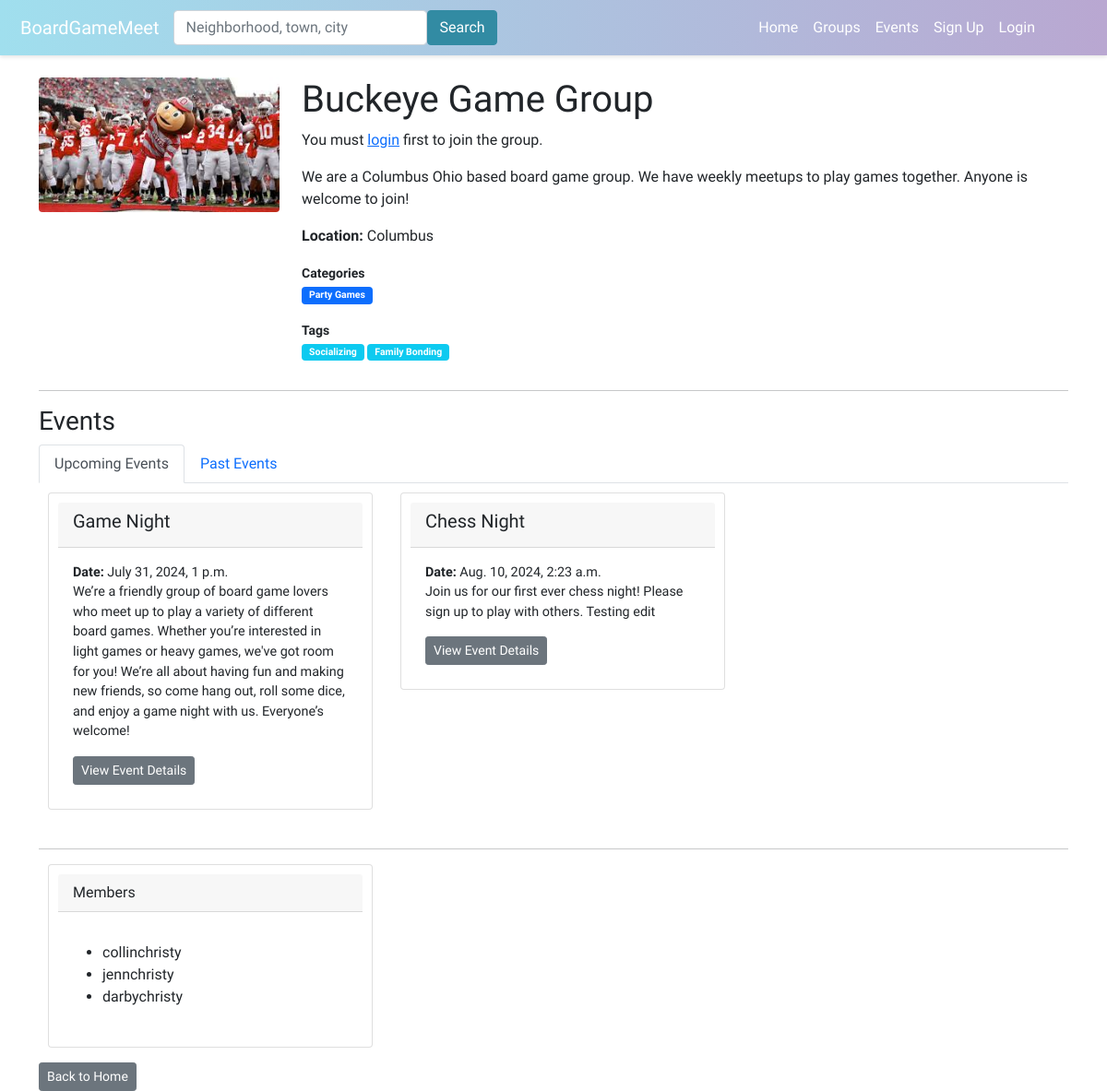
The app's page /group/buckeye-game-group-2/ with its own data.
### boardgame/models.py (models this page shows, shortened)
class Group(models.Model):
    name = models.CharField(max_length=100)
    description = models.TextField()
    members = models.ManyToManyField(User, through='GroupMembers')
    slug = models.SlugField(unique=True)
    group_image = models.ImageField(upload_to='group_images/', null=True, blank=True)
    TYPE_SELECT = (
        ('Public', 'Public'),
        ('Private', 'Private'),
    )
    group_privacy = models.CharField(max_length=10,choices=TYPE_SELECT,default='Public')
    categories = models.ManyToManyField(Category, related_name='groups', blank=True)
    tags = models.ManyToManyField(Tag, related_name='groups', blank=True)

class GroupLocation(models.Model):
    group = models.OneToOneField('Group', on_delete=models.CASCADE)
    city = models.CharField(max_length=100)
    sublocality = models.CharField(max_length=100, blank=True)  # neighborhoods or sublocalities
    state = models.CharField(max_length=100, blank=True)
    postcode = models.CharField(max_length=20, blank=True)
    country = models.CharField(max_length=100)
    latitude = models.DecimalField(max_digits=9, decimal_places=6, blank=True, null=True)
    longitude = models.DecimalField(max_digits=9, decimal_places=6, blank=True, null=True)

class Category(models.Model):
    name = models.CharField(max_length=100)

class Tag(models.Model):
    name = models.CharField(max_length=100)

class Event(models.Model):
    group = models.ForeignKey(Group, on_delete=models.CASCADE)
    title = models.CharField(max_length=100)
    description = models.TextField()
    date_time = models.DateTimeField()
    attendees = models.ManyToManyField(User, through='EventAttendance')
    event_image = models.ImageField(upload_to='event_images/', null=True, blank=True)
    categories = models.ManyToManyField(Category, related_name='events', blank=True)
    tags = models.ManyToManyField(Tag, related_name='events', blank=True)
    nominations_open = models.BooleanField(default=True)
    signups_open = models.BooleanField(default=False)
    admin_only_nominations = models.BooleanField(default=False)
    skip_nominations = models.BooleanField(default=False)

### boardgame/views.py (the view, shortened to what this page needs)
# urls.py: path('group/<slug:group_slug>/', views.group_profile, name='group_profile'),
def group_profile(request, group_slug):
    group = get_object_or_404(Group, slug=group_slug)
    members = group.members.all()
    is_member = False
    is_admin = False
    is_moderator = False
    if request.user.is_authenticated:
        is_member = members.filter(id=request.user.id).exists()
        is_admin = GroupMembers.objects.filter(user=request.user, group=group, is_admin=True).exists()
        is_moderator = GroupMembers.objects.filter(user=request.user, group=group, is_moderator=True).exists()
    now = datetime.now()
    upcoming_events = Event.objects.filter(group=group, date_time__gte=now).order_by('date_time')
    past_events = Event.objects.filter(group=group, date_time__lt=now).order_by('-date_time')
    group_location = GroupLocation.objects.filter(group=group).first()
    context = {
        'group': group,
        'group_location': group_location,
        'is_admin': is_admin,
        'is_moderator': is_moderator,
        'upcoming_events': upcoming_events,
        'past_events': past_events,
        'members': members,
        'is_member': is_member,
    }
    return render(request, 'boardgame/group_profile.html', context)

### boardgame/templates/boardgame/group_profile.html (shortened to what this page needs)
{% extends 'boardgame/base.html' %}
{% load static %}
{% block content %}
<div class="row">
    <div class="col-md-3">
        {% if group.group_image %}
        <img src="{{ group.group_image.url }}" class="profile-image img-fluid rounded">
        {% else %}
        <img src="{% static 'boardgame/images/group_profile_default.jpg' %}" class="profile-image img-fluid rounded">
        {% endif %}
    </div>
    <div class="col-md-9">
        <h1>{{ group.name }}</h1>
        {% if user.is_authenticated %}
        <form method="POST" action="">
            {% csrf_token %}
            {% if is_member %}
            <button type="submit" class="btn btn-secondary btn-sm mb-2" name="leave">Leave Group</button>
            {% else %}
            <button type="submit" class="btn btn-secondary btn-sm mb-2" name="join">Join Group</button>
            {% endif %}
            {% if is_admin or is_moderator %}
            <a href="{% url 'create_event' group.slug %}" class="btn btn-primary btn-sm mb-2">Create Event</a>
            <a href="{% url 'manage_group_dashboard' group.slug %}" class="btn btn-primary btn-sm mb-2">Manage Group</a>
            {% endif %}
        </form>
        {% else %}
        <p>You must <a href="{% url 'login' %}">login</a> first to join the group.</p>
        {% endif %}
        <p>{{ group.description }}</p>
        {% if group_location %}
        <p><strong>Location:</strong> {{ group_location.city }}</p>
        {% else %}
        <p><strong>Location:</strong> Not specified</p>
        {% endif %}
        <div class="mb-1">
            <strong class="small">Categories</strong>
            <p class="small">
                {% for category in group.categories.all %}
                <a href="#" class="badge bg-primary text-decoration-none small py-1 px-2">{{ category.name }}</a>
                {% empty %}
                <span class="badge bg-secondary small py-1 px-2">No categories</span>
                {% endfor %}
            </p>
        </div>
        <div class="mb-1">
            <strong class="small">Tags</strong>
            <p class="small">
                {% for tag in group.tags.all %}
                <a href="#" class="badge bg-info text-decoration-none small py-1 px-2">{{ tag.name }}</a>
                {% empty %}
                <span class="badge bg-secondary small py-1 px-2">No tags</span>
                {% endfor %}
            </p>
        </div>
    </div>
</div>
<hr>
<h3>Events</h3>
<ul class="nav nav-tabs" id="eventTabs" role="tablist">
    <li class="nav-item" role="presentation">
        <a class="nav-link active" id="upcoming-events-tab" data-bs-toggle="tab" href="#upcoming-events" role="tab"
            aria-controls="upcoming-events" aria-selected="true">Upcoming Events</a>
    </li>
    <li class="nav-item" role="presentation">
        <a class="nav-link" id="past-events-tab" data-bs-toggle="tab" href="#past-events" role="tab"
            aria-controls="past-events" aria-selected="false">Past Events</a>
    </li>
</ul>
<div class="tab-content" id="eventTabsContent">
    <div class="tab-pane fade show active" id="upcoming-events" role="tabpanel" aria-labelledby="upcoming-events-tab">
        <div class="event-container">
            {% for event in upcoming_events %}
            <div class="col-md-4 mb-3">
                <div class="card">
                    <div class="card-header">
                        <h5>{{ event.title }}</h5>
                    </div>
                    <div class="card-body">
                        <p class="card-text">
                            <strong>Date:</strong> {{ event.date_time }}<br>
                            {{ event.description }}
                        </p>
                        <a href="{% url 'event_details' event.id %}" class="btn btn-secondary btn-sm">View Event
                            Details</a>
                    </div>
                </div>
            </div>
            {% endfor %}
        </div>
    </div>
</div>
<hr>
<div class="col-md-4 mb-3">
    <div class="card">
        <div class="card-header">
            Members
        </div>
        <div class="card-body">
            <p class="card-text">
            <ul>
                {% for member in members %}
                <li>{{ member.username }}</li>
                {% endfor %}
            </ul>
            </p>
        </div>
    </div>
</div>
<div class="mt-3">
    <a href="{% url 'home' %}" class="btn btn-secondary btn-sm">Back to Home</a>
</div>
{% endblock %}

### boardgame/static/boardgame/style.css (style rules this page uses)
.profile-image { max-width: 300px; max-height: 200px; width: auto; height: auto; }
.card { padding: 10px; margin: 10px; }
.card-body p { font-size: 0.9rem; }
.btn-sm { font-size: 0.8rem; padding: 5px 10px; }

### boardgame/templates/boardgame/base.html (style rules this page uses)
body { font-family: 'Varela Round', sans-serif; }

### boardgame/templates/boardgame/group_profile.html (style rules this page uses)
.event-container { display: flex; overflow-x: auto; }
.event-container .col-md-4 { flex: 0 0 auto; margin-right: 10px; }

### records on screen
Group: group_image (picture), name "Buckeye Game Group", description "We are a Columbus Ohio based board game group. We have weekly meetups to play games together. Anyone is welcome to join!"
GroupLocation: city "Columbus"
Category: name "Party Games"
Tag: name "Socializing"
Tag: name "Family Bonding"
Event: title "Game Night", date_time "July 31, 2024, 1 p.m.", description "We’re a friendly group of board game lovers who meet up to play a variety of different board games. Whether you’re interested in light games or heavy games, we've got room for you! We’re all about having fun and making new friends, so come hang out, roll some dice, and enjoy a game night with us. Everyone’s welcome!"
Event: title "Chess Night", date_time "Aug. 10, 2024, 2:23 a.m.", description "Join us for our first ever chess night! Please sign up to play with others. Testing edit"

### other values on screen
{{ member.username }} "collinchristy"
{{ member.username }} "jennchristy"
{{ member.username }} "darbychristy"
